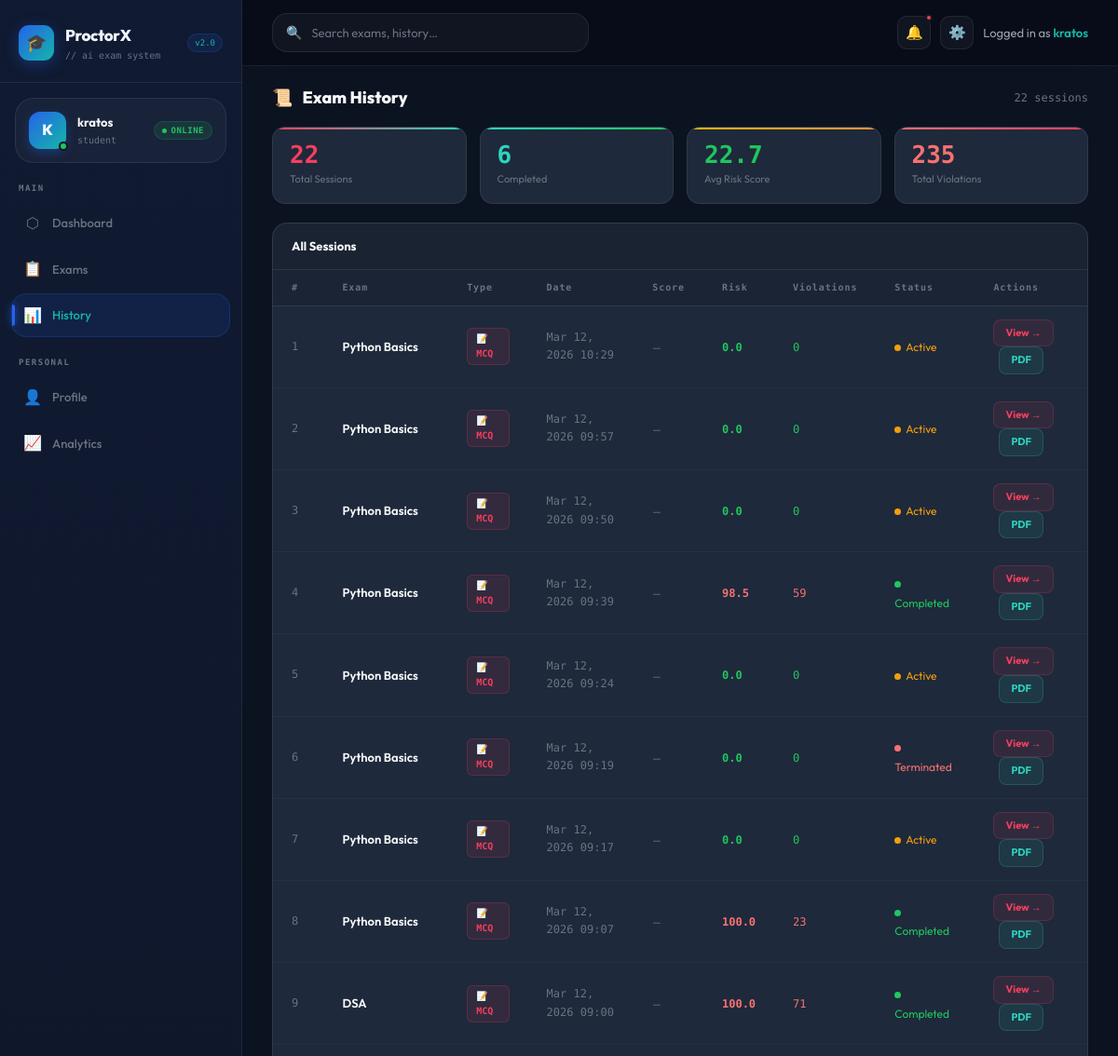
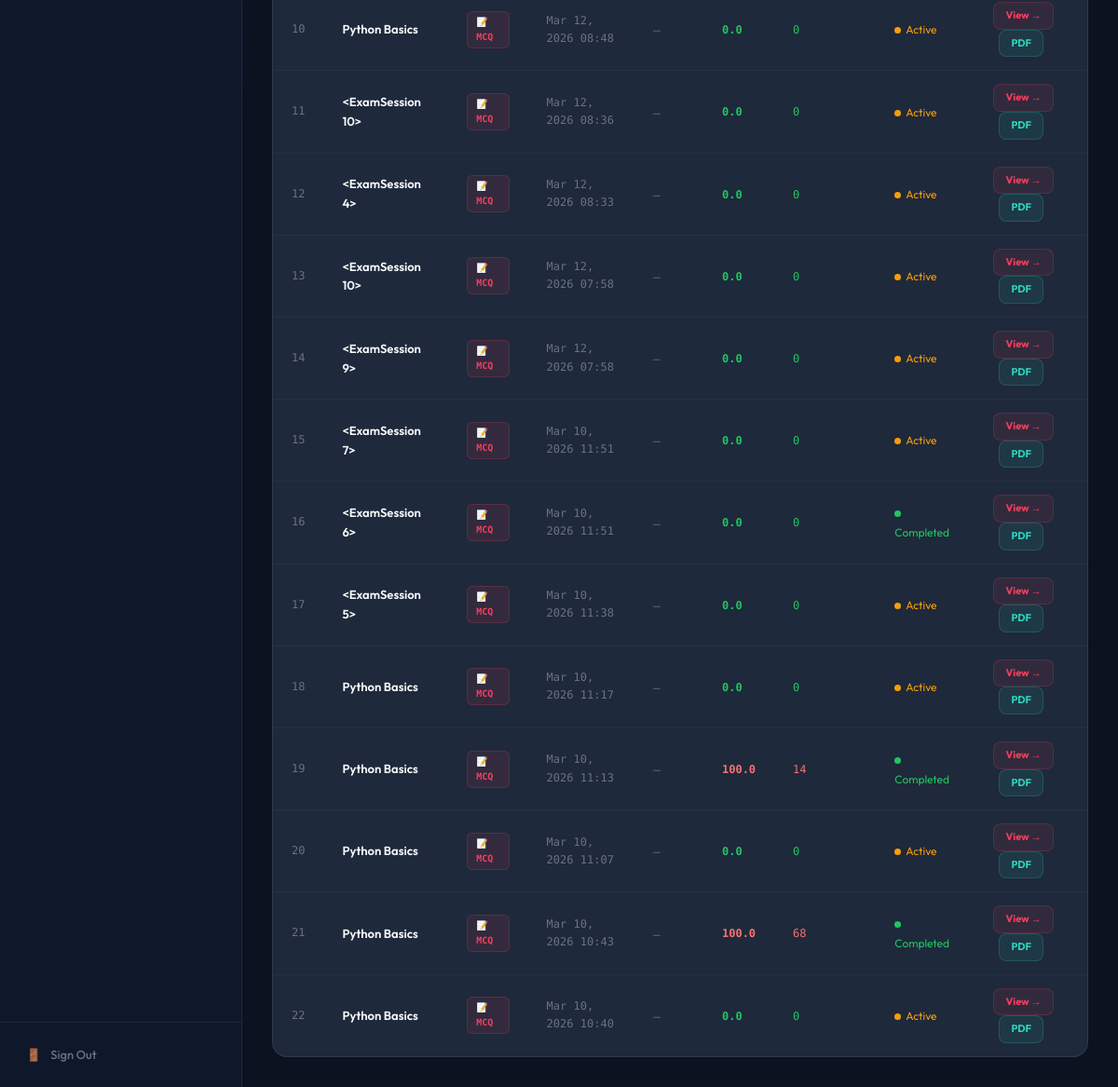
The app's page /history (signed in) with its own data (2 pictures, top to bottom).
### tables this page shows
CREATE TABLE users (
	id INTEGER NOT NULL, 
	username VARCHAR(80) NOT NULL, 
	email VARCHAR(120) NOT NULL, 
	password VARCHAR(200) NOT NULL, 
	role VARCHAR(20), 
	created_at DATETIME, 
	PRIMARY KEY (id), 
	UNIQUE (username), 
	UNIQUE (email)
);

CREATE TABLE exam_sessions (
	id INTEGER NOT NULL, 
	user_id INTEGER NOT NULL, 
	exam_name VARCHAR(200) NOT NULL, 
	start_time DATETIME, 
	end_time DATETIME, 
	status VARCHAR(20), 
	final_risk_score FLOAT, 
	total_violations INTEGER, score INTEGER DEFAULT 0, total_questions INTEGER DEFAULT 0, exam_type VARCHAR(20) DEFAULT 'mcq', 
	PRIMARY KEY (id), 
	FOREIGN KEY(user_id) REFERENCES users (id)
);

### app.py (the view)
@app.route('/history')
@login_required
def history_page():
    sessions = ExamSession.query.filter_by(user_id=current_user.id)\
                                .order_by(ExamSession.start_time.desc()).all()
    return render_template('history.html', sessions=sessions)

### app.py (called while the page is built)
@login_manager.user_loader
def load_user(user_id):
    return User.query.get(int(user_id))

### templates/history.html (shortened to what this page needs)
{% extends 'layout_dashboard.html' %}
{% set active_page = 'history' %}
{% set title = 'Exam History' %}
{% block content %}
{% set completed = sessions | selectattr('status','eq','completed') | list %}
{% set avg_risk = (sessions | map(attribute='final_risk_score') | select | list | sum / sessions|length) if sessions else 0 %}
{% set total_viols = sessions | map(attribute='total_violations') | select | list | sum %}
<div class="hist-wrap">
  <div class="hist-head">
    <div class="hist-title"><span>📜</span> Exam History</div>
    <span style="font-size:12px;color:var(--text-3);font-family:var(--font-m)">{{ sessions|length }} sessions</span>
  </div>
  {% if sessions %}
  <div class="hist-summary">
    <div class="hs-card c1">
      <div class="hs-val" style="color:#F43F5E">{{ sessions|length }}</div>
      <div class="hs-lbl">Total Sessions</div>
    </div>
    <div class="hs-card c2">
      <div class="hs-val" style="color:#2DD4BF">{{ completed|length }}</div>
      <div class="hs-lbl">Completed</div>
    </div>
    <div class="hs-card c3">
      {% set ar = "%.1f"|format(avg_risk) %}
      <div class="hs-val" style="color:{% if avg_risk < 30 %}#22C55E{% elif avg_risk < 60 %}#EAB308{% else %}#F87171{% endif %}">{{ ar }}</div>
      <div class="hs-lbl">Avg Risk Score</div>
    </div>
    <div class="hs-card c4">
      <div class="hs-val" style="color:#F87171">{{ total_viols }}</div>
      <div class="hs-lbl">Total Violations</div>
    </div>
  </div>
  <div class="hist-table-card">
    <div class="hist-tbl-head">
      <div class="hist-tbl-title">All Sessions</div>
    </div>
    <table>
      <thead>
        <tr>
          <th>#</th><th>Exam</th><th>Type</th><th>Date</th>
          <th>Score</th><th>Risk</th><th>Violations</th><th>Status</th><th>Actions</th>
        </tr>
      </thead>
      <tbody>
        {% for s in sessions %}
        {% set r = s.final_risk_score|default(0) %}
        {% set rc = '#22C55E' if r < 30 else ('#EAB308' if r < 60 else '#F87171') %}
        {% set score_pct = ((s.score / s.total_questions * 100)|round|int) if s.total_questions else 0 %}
        {% set sc = '#22C55E' if score_pct >= 70 else ('#EAB308' if score_pct >= 40 else '#F87171') %}
        <tr>
          <td class="td-mono" style="color:var(--text-3)">{{ loop.index }}</td>
          <td class="td-name">{{ s.exam_name }}</td>
          <td>
            {% if s.exam_type == 'coding' %}
              <span class="type-badge type-coding">💻 Coding</span>
            {% else %}
              <span class="type-badge type-mcq">📝 MCQ</span>
            {% endif %}
          </td>
          <td class="td-mono" style="color:var(--text-3)">{{ s.start_time.strftime('%b %d, %Y %H:%M') }}</td>
          <td>
            {% if s.total_questions %}
            <div class="score-bar-wrap">
              <span class="td-mono" style="color:{{ sc }};font-weight:700;min-width:36px">{{ score_pct }}%</span>
              <div class="score-bar-bg"><div class="score-bar-fill" style="width:{{ score_pct }}%;background:{{ sc }}"></div></div>
            </div>
            {% else %}
              <span style="color:var(--text-3);font-size:11px">—</span>
            {% endif %}
          </td>
          <td>
            <span class="td-mono" style="color:{{ rc }};font-weight:700">{{ "%.1f"|format(r) }}</span>
          </td>
          <td>
            <span class="td-mono" style="color:{% if s.total_violations %}#F87171{% else %}#22C55E{% endif %}">
              {{ s.total_violations or 0 }}
            </span>
          </td>
          <td>
            {% if s.status == 'completed' %}
              <span class="status-dot" style="background:#22C55E"></span><span style="font-size:12px;color:#22C55E">Completed</span>
            {% elif s.status == 'terminated' %}
              <span class="status-dot" style="background:#F87171"></span><span style="font-size:12px;color:#F87171">Terminated</span>
            {% else %}
              <span class="status-dot" style="background:#F59E0B"></span><span style="font-size:12px;color:#F59E0B">Active</span>
            {% endif %}
          </td>
          <td>
            <a href="/exam/{{ s.id }}/result" class="view-btn">View →</a>
            <a href="/report/{{ s.id }}" class="report-btn">PDF</a>
          </td>
        </tr>
        {% endfor %}
      </tbody>
    </table>
  </div>
  {% endif %}
</div>
{% endblock %}

### templates/layout_dashboard.html (shortened to what this page needs)
<!DOCTYPE html>
<html lang="en">
<head>
<link rel="stylesheet" href="{{ url_for('static', filename='css/base.css') }}?v=5">
</head>
<body class="{% block body_class %}{% endblock %}"></body>
<div class="layout">
  <aside class="sidebar">
    <div class="sb-header">
      <div class="sb-logo">🎓</div>
      <div>
        <div class="sb-brand-name">ProctorX</div>
        <div class="sb-brand-tag">// ai exam system</div>
      </div>
      <div class="sb-version">v2.0</div>
    </div>
    <div class="sb-user">
      <div class="sb-avatar">{{ current_user.username[0].upper() }}</div>
      <div>
        <div class="sb-uname">{{ current_user.username }}</div>
        <div class="sb-urole">student</div>
      </div>
      <div class="sb-ustatus">
        <div class="online-pill">
          <div class="online-dot"></div>
          <span class="online-txt">ONLINE</span>
        </div>
      </div>
    </div>
    <nav class="sb-nav">
      <div class="sb-nav-section">
        <div class="sb-nav-label">Main</div>
        <a href="/student" class="nav-item {% if active_page == 'dashboard' %}active{% endif %}">
          <span class="nav-icon">⬡</span> Dashboard
        </a>
        <a href="/exams" class="nav-item {% if active_page == 'exams' %}active{% endif %}">
          <span class="nav-icon">📋</span> Exams
        </a>
        <a href="/history" class="nav-item {% if active_page == 'history' %}active{% endif %}">
          <span class="nav-icon">📊</span> History
        </a>
      </div>
      <div class="sb-nav-section">
        <div class="sb-nav-label">Personal</div>
        <a href="/profile" class="nav-item {% if active_page == 'profile' %}active{% endif %}">
          <span class="nav-icon">👤</span> Profile
        </a>
        <a href="#" class="nav-item">
          <span class="nav-icon">📈</span> Analytics
        </a>
      </div>
    </nav>
    <div class="sb-footer">
      <a href="/logout" class="logout-btn">
        <span>🚪</span> Sign Out
      </a>
    </div>
  </aside>
  <main class="main">
    <div class="topbar">
      <div class="topbar-search">
        <span class="search-icon">🔍</span>
        <input type="text" placeholder="Search exams, history…">
      </div>
      <div class="topbar-right">
        <div class="topbar-btn notif-btn">
          🔔
          <div class="notif-badge"></div>
        </div>
        <div class="topbar-btn">⚙️</div>
        <div class="topbar-greeting">
          Logged in as <span>{{ current_user.username }}</span>
        </div>
      </div>
    </div>
    {% block content %}
    {% endblock %}
  </main>
</div>
</body>
</html>

### templates/history.html (style rules this page uses)
.hist-wrap { margin:20px 32px 32px;animation:fadeUp .5s ease both; }
.hist-head { display:flex;align-items:center;justify-content:space-between;margin-bottom:16px; }
.hist-title { font-size:18px;font-weight:800;color:var(--text);display:flex;align-items:center;gap:10px; }
.hist-summary { display:grid;grid-template-columns:repeat(4,1fr);gap:14px;margin-bottom:20px; }
.hs-card { background:var(--navy-3);border:1px solid var(--border);border-radius:14px;padding:16px 18px;position:relative;overflow:hidden; }
.hs-card::before { content:'';position:absolute;top:0;left:0;right:0;height:2px; }
.hs-card.c1::before { background:linear-gradient(90deg,#F43F5E,#2DD4BF); }
.hs-card.c2::before { background:linear-gradient(90deg,#2DD4BF,#22C55E); }
.hs-card.c3::before { background:linear-gradient(90deg,#EAB308,#FB923C); }
.hs-card.c4::before { background:linear-gradient(90deg,#F87171,#F43F5E); }
.hs-val { font-family:var(--font-m);font-size:26px;font-weight:800;color:var(--text);line-height:1; }
.hs-lbl { font-size:11px;color:var(--text-3);margin-top:5px; }
.hist-table-card { background:var(--navy-3);border:1px solid var(--border);border-radius:16px;overflow:hidden; }
.hist-tbl-head { padding:14px 20px;border-bottom:1px solid var(--border);background:rgba(0,0,0,.15);display:flex;align-items:center;justify-content:space-between; }
.hist-tbl-title { font-size:13px;font-weight:700;color:var(--text); }
table { width:100%;border-collapse:collapse;font-size:13px; }
th { text-align:left;padding:11px 20px;color:var(--text-3);font-size:10px;font-weight:700;letter-spacing:.9px;font-family:var(--font-m);border-bottom:1px solid var(--border);background:rgba(0,0,0,.12); }
td { padding:14px 20px;border-bottom:1px solid rgba(255,255,255,.03);color:var(--text-2);vertical-align:middle; }
tr:last-child td { border-bottom:none; }
.td-name { color:var(--text);font-weight:600;font-size:13px; }
.td-mono { font-family:var(--font-m);font-size:12px; }
.type-badge { display:inline-flex;align-items:center;gap:5px;padding:3px 9px;border-radius:6px;font-size:10px;font-weight:700;font-family:var(--font-m); }
.type-mcq { background:rgba(244,63,94,.1);border:1px solid rgba(244,63,94,.2);color:#F43F5E; }
.status-dot { width:7px;height:7px;border-radius:50%;display:inline-block;margin-right:5px; }
.view-btn { display:inline-flex;align-items:center;gap:5px;padding:5px 12px;border-radius:8px;background:rgba(244,63,94,.09);border:1px solid rgba(244,63,94,.2);color:#F43F5E;font-size:11px;font-weight:700;text-decoration:none;transition:all .18s; }
.report-btn { display:inline-flex;align-items:center;gap:5px;padding:5px 12px;border-radius:8px;background:rgba(45,212,191,.09);border:1px solid rgba(45,212,191,.2);color:#2DD4BF;font-size:11px;font-weight:700;text-decoration:none;transition:all .18s;margin-left:6px; }

### records on screen
users: username "kratos"
exam_sessions: exam_name "Python Basics", start_time "Mar 12, 2026 10:29", final_risk_score "0.0", total_violations "0", shows "Active"
exam_sessions: exam_name "Python Basics", start_time "Mar 12, 2026 09:57", final_risk_score "0.0", total_violations "0", shows "Active"
exam_sessions: exam_name "Python Basics", start_time "Mar 12, 2026 09:50", final_risk_score "0.0", total_violations "0", shows "Active"
exam_sessions: exam_name "Python Basics", start_time "Mar 12, 2026 09:39", final_risk_score "98.5", total_violations "59", shows "Completed"
exam_sessions: exam_name "Python Basics", start_time "Mar 12, 2026 09:24", final_risk_score "0.0", total_violations "0", shows "Active"
exam_sessions: exam_name "Python Basics", start_time "Mar 12, 2026 09:19", final_risk_score "0.0", total_violations "0", shows "Terminated"
exam_sessions: exam_name "Python Basics", start_time "Mar 12, 2026 09:17", final_risk_score "0.0", total_violations "0", shows "Active"
exam_sessions: exam_name "Python Basics", start_time "Mar 12, 2026 09:07", final_risk_score "100.0", total_violations "23", shows "Completed"
exam_sessions: exam_name "DSA", start_time "Mar 12, 2026 09:00", final_risk_score "100.0", total_violations "71", shows "Completed"
exam_sessions: exam_name "Python Basics", start_time "Mar 12, 2026 08:48", final_risk_score "0.0", total_violations "0", shows "Active"
exam_sessions: exam_name "<ExamSession 10>", start_time "Mar 12, 2026 08:36", final_risk_score "0.0", total_violations "0", shows "Active"
exam_sessions: exam_name "<ExamSession 4>", start_time "Mar 12, 2026 08:33", final_risk_score "0.0", total_violations "0", shows "Active"
exam_sessions: exam_name "<ExamSession 10>", start_time "Mar 12, 2026 07:58", final_risk_score "0.0", total_violations "0", shows "Active"
exam_sessions: exam_name "<ExamSession 9>", start_time "Mar 12, 2026 07:58", final_risk_score "0.0", total_violations "0", shows "Active"
exam_sessions: exam_name "<ExamSession 7>", start_time "Mar 10, 2026 11:51", final_risk_score "0.0", total_violations "0", shows "Active"
exam_sessions: exam_name "<ExamSession 6>", start_time "Mar 10, 2026 11:51", final_risk_score "0.0", total_violations "0", shows "Completed"
exam_sessions: exam_name "<ExamSession 5>", start_time "Mar 10, 2026 11:38", final_risk_score "0.0", total_violations "0", shows "Active"
exam_sessions: exam_name "Python Basics", start_time "Mar 10, 2026 11:17", final_risk_score "0.0", total_violations "0", shows "Active"
exam_sessions: exam_name "Python Basics", start_time "Mar 10, 2026 11:13", final_risk_score "100.0", total_violations "14", shows "Completed"
exam_sessions: exam_name "Python Basics", start_time "Mar 10, 2026 11:07", final_risk_score "0.0", total_violations "0", shows "Active"
exam_sessions: exam_name "Python Basics", start_time "Mar 10, 2026 10:43", final_risk_score "100.0", total_violations "68", shows "Completed"
exam_sessions: exam_name "Python Basics", start_time "Mar 10, 2026 10:40", final_risk_score "0.0", total_violations "0", shows "Active"

### other values on screen
{{ current_user.username[0].upper() }} "K"
{{ sessions|length }} "22"
{{ completed|length }} "6"
{{ ar }} "22.7"
{{ total_viols }} "235"
